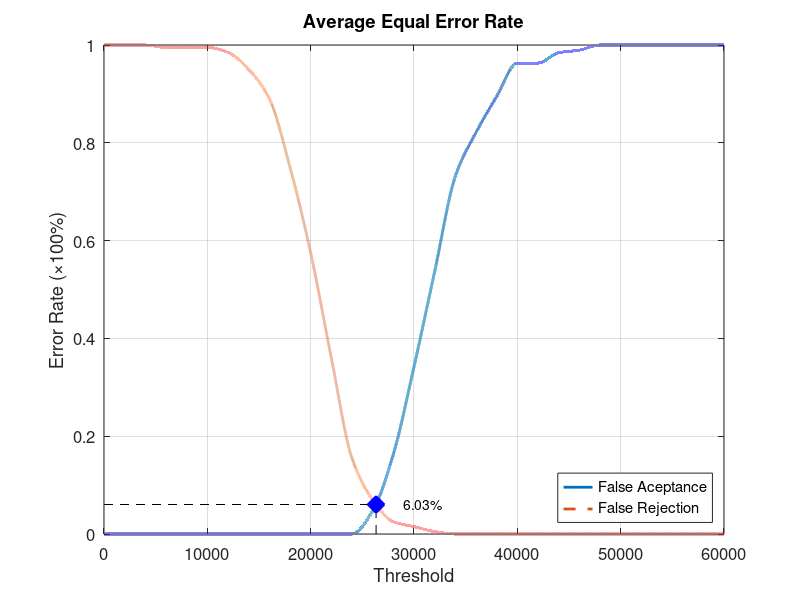
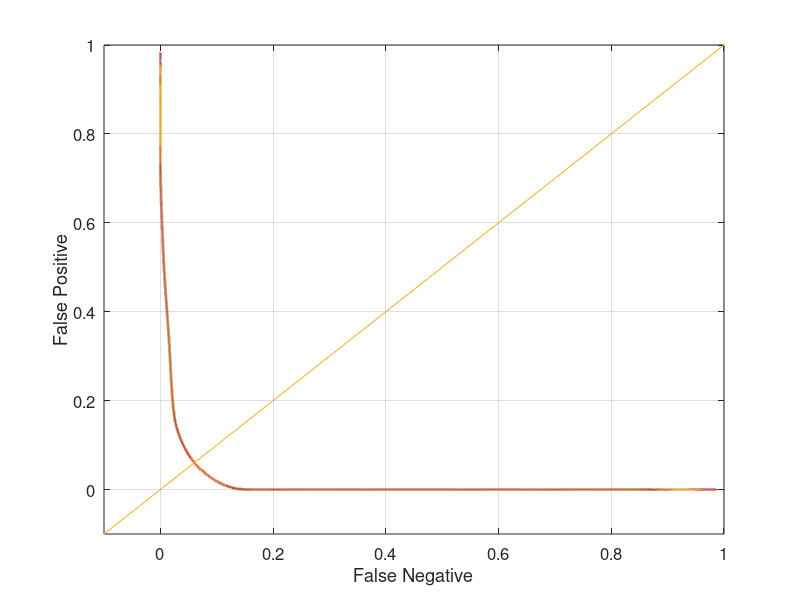

MATLAB code to generate these figures, in order:
function yEER = Database2_3
close all;
clear;
clc;
x = 0:2000:60000;
xq = 0:0.5:60000;

y0 = [0 0 0 0 0 0 0 0 0 0 0 0 0 0.0473684 0.163158 0.342105 0.536842 0.731579 0.821053 0.894737 0.963158 0.963158 0.984211 0.989474 1 1 1 1 1 1 1];
yy0 = interp1(x, y0, xq, 'pchip');
y1 = [1 1 1 0.995 0.995 0.995 0.985 0.95 0.89 0.75 0.575 0.36 0.155 0.07 0.025 0.015 0.005 0 0 0 0 0 0 0 0 0 0 0 0 0 0];
yy1 = interp1(x, y1, xq, 'pchip');

% Calculating EER: 
y2 = abs(y0 - y1);
find(y2 == min(y2))
yy2 = abs(yy0 - yy1);
xEER = find(yy2 == min(yy2));
xEERIndex = xq(xEER) % X-axis EER
yEER = yy0(xEER) % Y-axis EER

main = figure
plot(xq, yy0,'-','LineWidth', 2);	hold on
plot(xq, yy1,'--','LineWidth', 2);	hold on
plot([xEERIndex xEERIndex], [0 yEER], 'k--');	hold on
plot([0 xEERIndex], [yEER yEER], 'k--');	hold on
plot(xEERIndex, yEER, 'bx', 'LineWidth', 10);	hold on
text(xEERIndex + 10 * xEERIndex / 100, yEER, [num2str(round((10000 * yEER)) / 100) '%'])
legend('False Aceptance', 'False Rejection', 'Location', 'SouthEast')
xlabel('Threshold')
ylabel('Error Rate (\times100%)')
title('Average Equal Error Rate')
set(gca, 'FontSize', 12)
axis([0 60000 0 1])
grid on

print(main, 'Database2_3Main', '-dpng');
FNRxFPR = figure('Color', [1 1 1]);
plot(yy1, yy0, '-', yy1, yy0, 'LineWidth', 2);
hold on
y = -0.1:0.1:1
plot(y, y); 
set(gca, 'FontSize', 12)
xlabel('False Negative')
ylabel('False Positive')
axis([-0.1 1 -0.1 1])
set(gca, 'FontSize', 12)
grid on

print(FNRxFPR, 'Database2_3FNRxFPR','-dpng');
end
